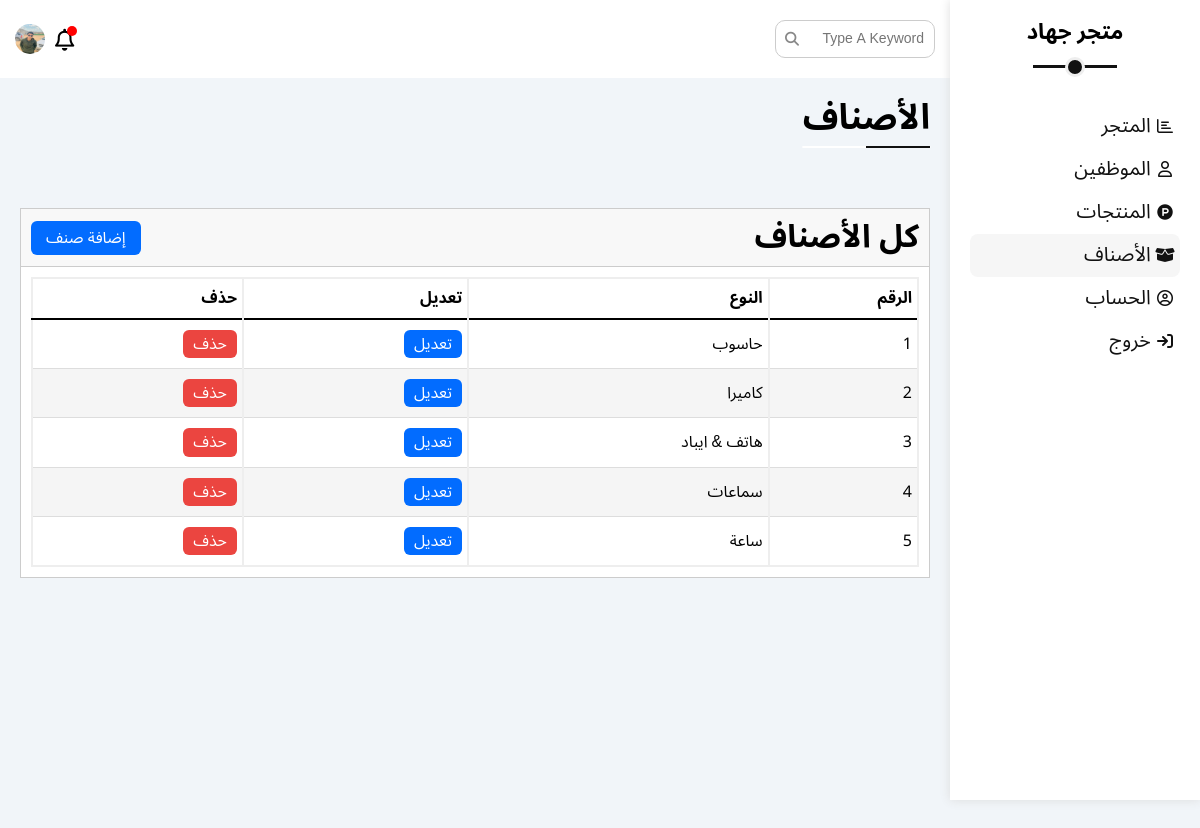
/models/admin/type_product.php (signed in), run on the app's committed database.
### tables this page shows
CREATE TABLE `employees` (
  `id` int(11) NOT NULL,
  `name` varchar(55) NOT NULL,
  `username` varchar(55) NOT NULL,
  `email` varchar(55) NOT NULL,
  `phone` int(11) NOT NULL,
  `password` varchar(55) NOT NULL,
  `type_id` int(11) NOT NULL,
  `position` varchar(255) NOT NULL
);

CREATE TABLE `type_product` (
  `id` int(11) NOT NULL,
  `name` varchar(55) NOT NULL
);

### models/admin/type_product.php (the view, shortened to what this page needs)
<?php
    include("../../PHP/dbcon.php");
?>
<!DOCTYPE html>
<html lang="en">
    <head>
        <link rel="stylesheet" href="../../CSS/controlePanel.css">
        <link rel="stylesheet" href="../../CSS/store.css">
        <link rel="stylesheet" href="../../CSS/normalize.css">
        <link rel="stylesheet" href="../../CSS/all.min.css">
    </head>
<body dir="rtl">
    <div class="page">
        <div class="sidebar">
            <h3>متجر جهاد</h3>
            <ul>
                <li ><a  href="../../Pages/index.php">
                    <i class="fa-regular fa-chart-bar fa-fw"></i>
                    <span>المتجر</span>
                </a></li>
                <li><a href="employees.php">
                    <i class="fa-regular fa-user fa-fw"></i>
                    <span>الموظفين</span>
                </a></li>
                <li><a href="products.php">
                    <i class="fa-brands fa-product-hunt fa-fw"></i>
                    <span>المنتجات</span>
                </a></li>
                <li><a class="active" href="type_product.php">
                    <i class="fa-solid fa-box-open"></i>
                    <span>الأصناف</span>
                </a></li>
                <li><a href="../module/profile.php">
                    <i class="fa-regular fa-circle-user fa-fw"></i>
                    <span>الحساب</span>
                </a></li>
                <li><a href="../../PHP/login.php?sign_out=1">
                <i class="fa-solid fa-arrow-right-to-bracket"></i>
                    <span>خروج</span>
                </a></li>
            </ul>
        </div>
        <div id="hide"></div>
        <div class="content">
            <div class="head">
                <div class="input-box">
                    <input class="search" type="text" placeholder="Type A Keyword" name="" id="">
                </div>
                <div class="icons">
                    <span class="notification">
                        <i class="fa-regular fa-bell fa-lg"></i>
                    </span>
                    <?php
                        if(isset($_SESSION["id_employee"])){
                            $sql = "SELECT position FROM employees WHERE id = {$_SESSION["id_employee"]}";
                            $q = $conn->prepare($sql);
                            $q->execute();
                            $path = $q->fetch(PDO::FETCH_OBJ)->position;
                        }
                    ?>
                    <img src="<?= "../../". $path ?>" alt="">
                </div>
            </div>
            <h3 class="title-main">الأصناف</h3>
            <div class="wrapper-two">
                <div class="content-wrapper">
                    <div class="card-header">
                        <h1 class="title">كل الأصناف</h1>
                        <a href="add_type.php">إضافة صنف</a>
                    </div>
                    <div class="box-table">
                        <table>
                            <thead>
                                <tr>
                                    <th>الرقم</th>
                                    <th>النوع</th>
                                    <th>تعديل</th>
                                    <th>حذف</th>
                                </tr>
                            </thead>
                            <tbody>
                                <?php
                                    $q = $conn->prepare("SELECT * FROM type_product");
                                    $q->execute();
                                    $result = $q->fetchAll(PDO::FETCH_OBJ);
                                    if($result){
                                        foreach($result as $item){
                                            ?>
                                            <tr>
                                                <td><?= $item->id ?></td>
                                                <td><?= $item->name ?></td>
                                                <td><a href="edit_type.php?id=<?= $item->id; ?>" class="edit">تعديل</a></td>
                                                <td><form action="../../PHP/type_product.php" method="POST">
                                                    <button type="submit" style="border:none; outline:none" class="delete" name="Delete" value="<?= $item->id; ?>" >حذف</button>
                                                </form></td>
                                            </tr>
                                            <?php
                                        }
                                    }
                                ?>
                            </tbody>
                        </table>
                    </div>
                </div>
            </div>
        </div>
    </div>
</body>
</html>

### CSS/controlePanel.css (style rules this page uses)
.page { display: flex; min-height: 100vh; background-color: #f1f5f9; }
.sidebar { width: 250px; min-height: 100vh; padding: 20px; position: fixed; top: 0; right: 0 ; background-color: #fff; box-shadow: 0 0 10px #ddd; }
#hide { min-width: 250px !important; }
.content { width: 100%; height: 1000px; }
.page .sidebar h3 { position: relative; text-align: center; margin-bottom: 60px; font-size: 22px; font-weight: 600; }
.page .sidebar h3::before, .page .sidebar h3::after { content: ''; position: absolute; left: 50%; transform: translateX(-50%); }
.page .sidebar h3::before { top: calc(100% + 20px); width: 40%; height: 3px; background-color: #111; }
.page .sidebar h3::after { top: calc(100% + 12px); width: 14px; height: 14px; border: 3px solid #eee; border-radius: 50%; background-color: #111; }
.page li a { cursor: pointer; display: block; width: 100%; padding: 10px 5px; border-radius: 8px; color: #111; }
.page ul li a.active { background-color: #f6f6f6; }
.page ul li a i { text-align: center; width: 1.25em; }
.page ul li a span { font-size: 20px; }
.page .content .head { padding: 20px 15px; display: flex; justify-content: space-between; align-items: center; background-color: #fff; }
.content .head .input-box { position: relative; border-radius: 8px; }
.content .head .input-box::before { font-family: "Font Awesome 5 Free"; content: "\f002"; font-weight: 900; position: absolute; left: 15px; top: 50%; transform: translateY(-50%); font-size: 14px; color: #888; }
.content .head .input-box input { padding: 10px; border: 1px solid #ccc; border-radius: 10px; margin-left: 5px; padding-left: 30px; font-size: 14px; width: 160px; transition: width 0.3s; outline: none; }
.page .head .icons { display: flex; justify-content: center; align-items: center; }
.page .head .icons span { position: relative; }
.page .head .icons span::before { content: ''; position: absolute; top: -4px; right: -3px; width: 10px; height: 10px; background-color: red; border-radius: 50%; z-index: 1; }
.page .head .icons i { position: relative; top: 3px; font-size: 22px; }
.page .head .icons img { margin-right: 10px; width: 30px; height: 30px; max-width: 100%; border-radius: 50%; }
.content .title-main { margin: 20px 20px 40px; position: relative; width: fit-content; font-size: 35px; font-weight: 600; }
.content .title-main::before, .content .title-main::after { content: ''; position: absolute; bottom: -10px; height: 2px; }
.content .title-main::before { width: 100%; left: 50%; transform: translateX(-50%); background-color: #fff; }
.content .title-main::after { right: 0%; width: 50%; background-color: #111; }
.content .wrapper-two { padding: 30px 20px; position: relative; z-index: 4; }
.content .content-wrapper { border: 1px solid #ccc; background-color: #fff; }
.content .wrapper-two .card-header { padding: 10px; display: flex; justify-content: space-between; align-items: center; border-bottom: 1px solid #ccc; background-color: #f8f8f8; }
.content .card-header .title { margin: 0; font-weight: 600; }
.content .card-header a { font-size: 16px; padding: 8px 15px; border-radius: 6px; background-color: #026CFF; color: white; }
.content .wrapper-two .box-table { padding: 10px; }
.content .wrapper-two table { border-collapse: collapse; border: 2px solid #eee; width: 100%; }
.content .wrapper-two table thead { border-bottom: 2px solid black !important; }
.content .wrapper-two table tr:nth-child(even) { background-color: #f5f5f5; }
.content .wrapper-two table th, .content .wrapper-two table td { text-align: right; padding: 10px 5px; }
.content .wrapper-two table th, .content .wrapper-two table td { border-right: 2px solid #eee; border-bottom: 1px solid #ddd; }
.content .wrapper-two table .edit { display: block; width: fit-content; font-size: 16px; padding: 5px 10px; border-radius: 6px; background-color: #026CFF; color: white; }
.content .wrapper-two table form .delete { font-size: 16px; padding: 5px 10px; border-radius: 6px; background-color: #EB4540; color: white; outline: none; border: none; cursor: pointer; }

### CSS/store.css (style rules this page uses)
* { margin: 0; padding: 0; -webkit-box-sizing: border-box; -moz-box-sizing: border-box; box-sizing: border-box; }
html { scroll-behavior: smooth; }
body { font-family: 'Noto Sans Arabic', sans-serif; }
a { text-decoration: none; }
ul { list-style: none; }
:root { --main-color: #FA6545; --dark-color: #111; --light-color: #fff; --width-cart: 450px }

### data on the page
employees: position (picture)
type_product: id "1", name "حاسوب"
type_product: id "2", name "كاميرا"
type_product: id "3", name "هاتف & ايباد"
type_product: id "4", name "سماعات"
type_product: id "5", name "ساعة"
